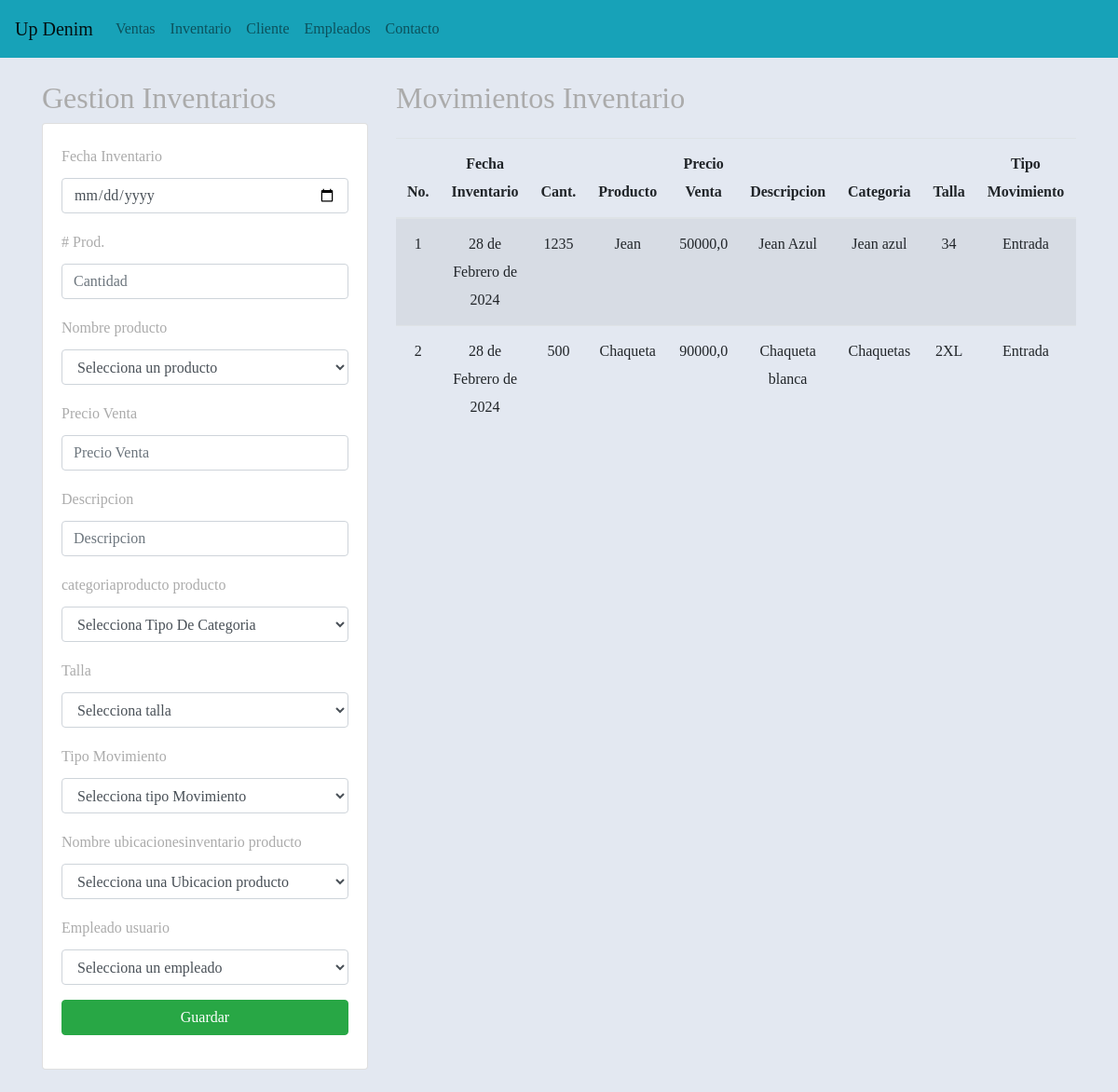
Page /registrarInventario/ on the earlier database version.
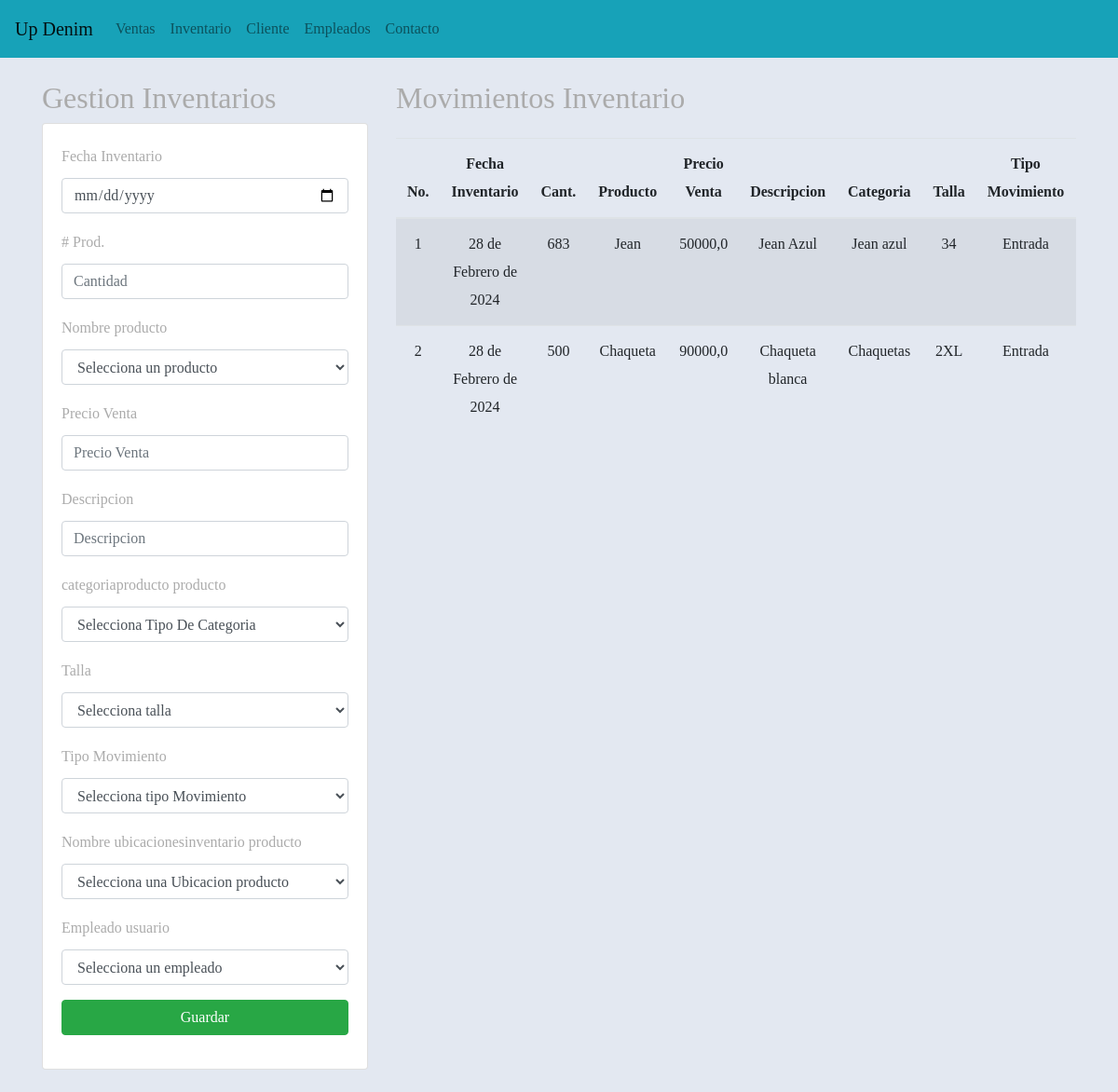
Same page on the later database version.
### aplicaciones/Academico/models.py (models this page shows, shortened)
class Inventario(models.Model):
    idinventario = models.AutoField(primary_key=True)  # Field name made lowercase.
    fechainventario = models.DateField(auto_now_add=True)  # Field name made lowercase.
    cantidadproductos = models.IntegerField(null=False, blank=False)  # Field name made lowercase.
    idproductoinv = models.ForeignKey(Producto, on_delete=models.CASCADE)  # Field name made lowercase.
    idtipomovimientoinv = models.ForeignKey(Tipomovimiento, on_delete=models.CASCADE)  # Field name made lowercase.
    idEmpleado = models.ForeignKey(Empleado, on_delete=models.CASCADE)  # Field name made lowercase.
    idubicacioninventarioinv = models.ForeignKey(Ubicacioninventario, on_delete=models.CASCADE)  # Field name made lowercase.

class Producto(models.Model):
    idproducto = models.AutoField(primary_key=True)
    nombreproducto = models.CharField(max_length=45, null=False)
    precioventa = models.FloatField(null=False, blank=False)
    descripcionproducto = models.CharField(max_length=45)
    idcategoriaproducto = models.ForeignKey(Categoriaproducto, on_delete=models.CASCADE)
    idtalla = models.ForeignKey(Talla, on_delete=models.CASCADE)

class Categoriaproducto(models.Model):
    idcategoriaproducto = models.AutoField(primary_key=True)
    categoriaproducto = models.CharField(max_length=45, blank=False, null=False)

class Talla(models.Model):
    idtalla = models.AutoField(primary_key=True)
    talla = models.CharField(max_length=45, null=False, blank=False)

class Tipomovimiento(models.Model):
    idtipomovimiento = models.AutoField(primary_key=True)
    tipomovimiento = models.CharField(max_length=45, null=False, blank=False)

### aplicaciones/Academico/views.py (the view)
# urls.py: path('registrarInventario/', views.vistaInventario, name='vistaInventario'),
def vistaInventario(request):
    if request.method == "GET":
        productos = Producto.objects.all()
        empleados = Empleado.objects.all()
        inventarios = Inventario.objects.all()
        ubicacionesinventario=Ubicacioninventario.objects.all()
        tipo=Tipomovimiento.objects.all()
        talla=Talla.objects.all()
        categoria=Categoriaproducto.objects.all()
        return render(request, "gestionInventario.html", {
            "productos": productos,
            "empleados": empleados,
            "inventarios": inventarios,
            "ubicacionesinventario": ubicacionesinventario,
            "tipo":tipo,
            "talla":talla,
            "categoria":categoria,
        })
    else:
        return registrarInventario(request)

### aplicaciones/Academico/models.py (called while the page is built)
    def __str__(self):
        texto = '{0}'
        return texto.format(self.iddocumento)

### aplicaciones/Academico/templates/gestionInventario.html (shortened to what the changed rows need)
{% extends "base.html" %}
{% block body %}
<div class="row">
    <div class="col-sm-12 col-md-6 col-lg-4 col-xl-4">
        <h2>Gestion Inventarios</h2>
    </div>
    <div class="col-md-8">
        <h2 class="mb-4">Movimientos Inventario</h2>
        <div class="table-responsive">
            <table class="table table-striped">
                <thead>
                    <tr>
                        <th>No.</th>
                       <th>Fecha Inventario</th>
                       <th>Cant.</th>
                       <th>Producto</th>
                       <th>Precio Venta</th>
                       <th>Descripcion</th>
                       <th>Categoria</th>
                       <th>Talla</th>
                       <th>Tipo Movimiento</th>
                    </tr>
                </thead>
                <tbody>
                    {% for c in inventarios %}
                    <tr>
                        <td>{{forloop.counter}}</td>
                        <td>{{c.fechainventario}}</td>
                        <td>{{c.cantidadproductos}}</td>
                        <td>{{c.idproductoinv.nombreproducto}}</td>
                        <td>{{c.idproductoinv.precioventa}}</td>
                        <td>{{c.idproductoinv.descripcionproducto}}</td>
                        <td>{{c.idproductoinv.idcategoriaproducto.categoriaproducto}}</td>
                        <td>{{c.idproductoinv.idtalla.talla}}</td>
                        <td>{{c.idtipomovimientoinv.tipomovimiento}}</td>
                    </tr>
                    {% endfor %}
                </tbody>
            </table>
        </div>
    </div>
</div>
{% endblock %}

Differences in the rows shown:
changed Inventario "Jean": cantidadproductos "1235" → "683"
